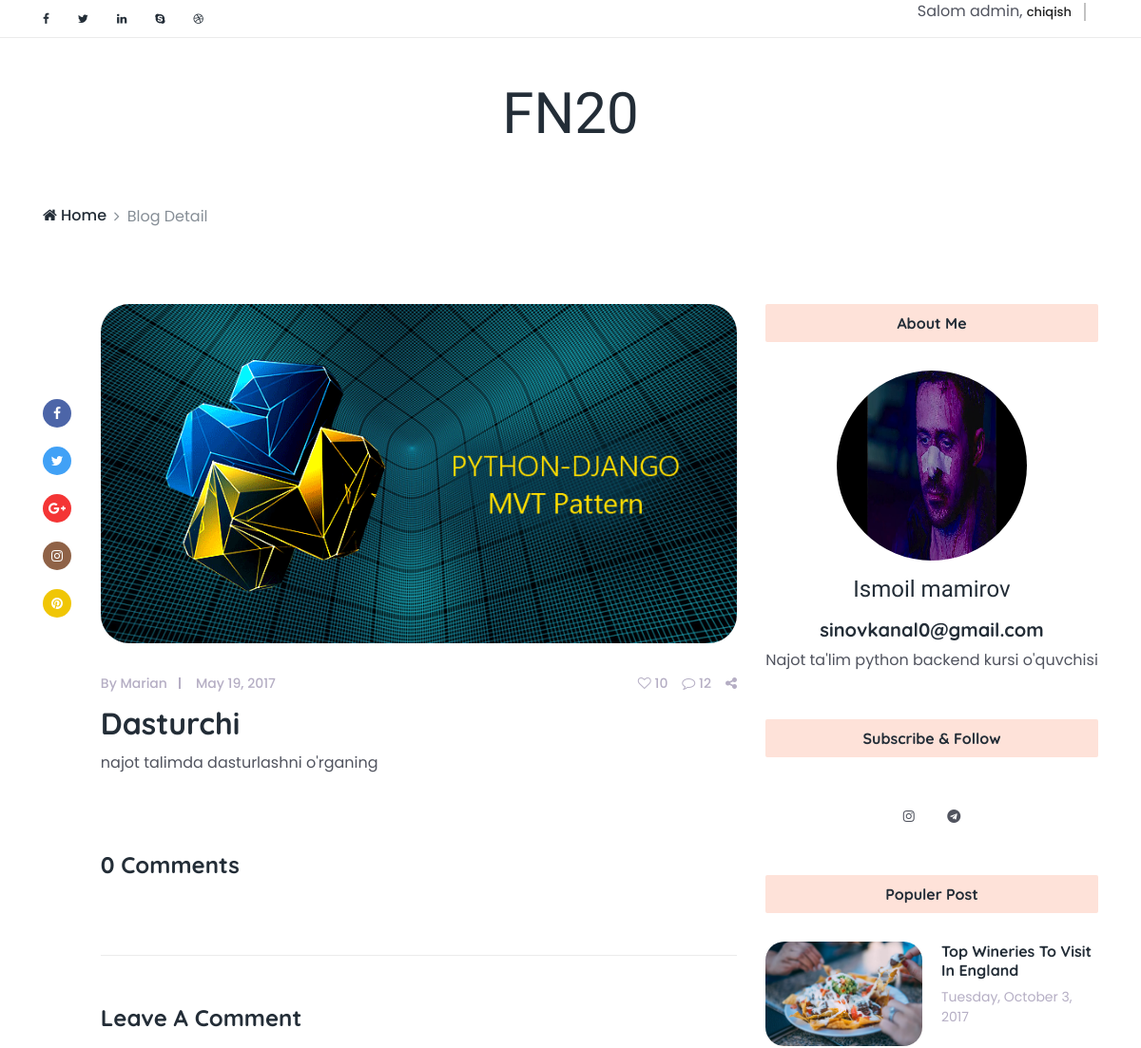
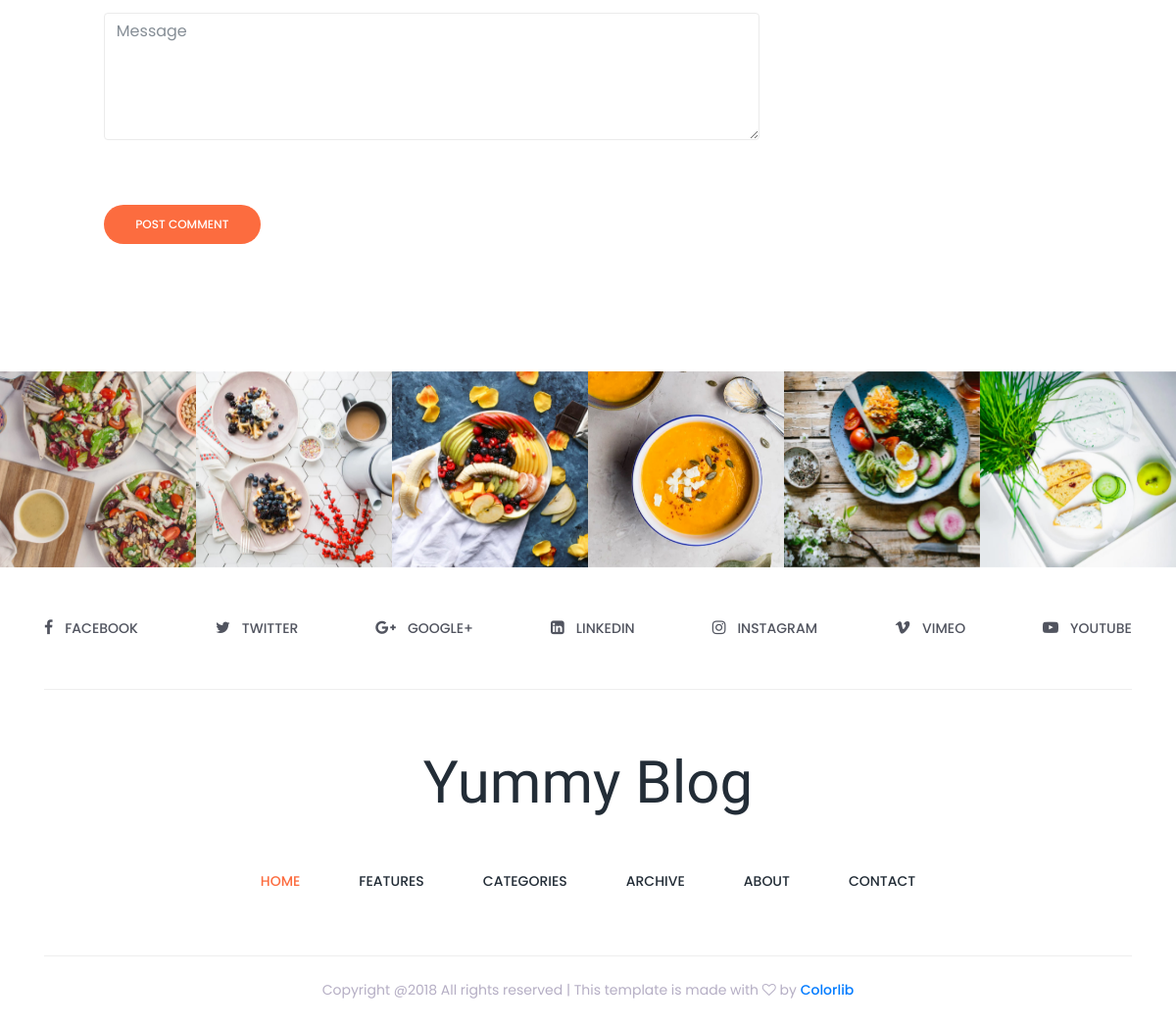
Screenshot of /blog-detail/1/ with the database file from the repository (2 pictures, top to bottom).
### main/models.py (models this page shows, shortened)
class User(AbstractUser):
    img = models.ImageField(upload_to='img', blank=True, null=True)
    bio = models.TextField(max_length=500, blank=True, null=True)
    def full_name(self):
        return f"{self.first_name} {self.last_name}"

class Blog(models.Model):
    author = models.ForeignKey(User, on_delete=models.CASCADE)
    title = models.CharField(max_length=255)
    body = models.TextField()
    create_at = models.DateTimeField(auto_now_add=True)
    @property
    def last_img(self):
        return BlogImg.objects.filter(blog__id = self.id).last().img

class BlogImg(models.Model):
    img = models.ImageField(upload_to='blog-img/')
    blog = models.ForeignKey(Blog, on_delete=models.CASCADE)

class SocialMedial(models.Model):
    user = models.ForeignKey(User, on_delete=models.CASCADE)
    name = models.CharField(max_length=120)
    url = models.URLField(max_length=255)

### main/views.py (the view)
# urls.py: path('blog-detail/<int:id>/', views.blog_detail, name='blog_detail'),
def blog_detail(request, id):
    blog = models.Blog.objects.get(id=id)
    user = models.User.objects.get(id=id)
    social = models.SocialMedial.objects.filter(user=user)
    comments = models.Comment.objects.filter(blog=blog)
    context = {
        'user':user,
        'blog':blog,
        'socials':social,
        'comment_count':comments.count(),
        'comments':comments
    }
    return render(request, 'blog-detail.html', context)

### templates/blog-detail.html (shortened to what this page needs)
<!DOCTYPE html>
<html lang="en">
{% load static %}
<head>
    <link href="{% static 'style.css' %}" rel="stylesheet">
    <link href="{% static 'css/responsive/responsive.css' %}" rel="stylesheet">
</head>
<body>
    <div class="top_header_area">
        <div class="container">
            <div class="row">
                <div class="col-5 col-sm-6">
                    <div class="top_social_bar">
                        <a href="#"><i class="fa fa-facebook" aria-hidden="true"></i></a>
                        <a href="#"><i class="fa fa-twitter" aria-hidden="true"></i></a>
                        <a href="#"><i class="fa fa-linkedin" aria-hidden="true"></i></a>
                        <a href="#"><i class="fa fa-skype" aria-hidden="true"></i></a>
                        <a href="#"><i class="fa fa-dribbble" aria-hidden="true"></i></a>
                    </div>
                </div>
                <div class="col-7 col-sm-6">
                    <div class="signup-search-area d-flex align-items-center justify-content-end">
                        {% if user.is_authenticated %}
                        <div class="login_register_area d-flex">
                            <div class="login">
                                <p>Salom {{user.username}}, <a href="{% url 'log_out' %}">chiqish</a></p>
                            </div>
                        </div>
                        {% endif %}
                    </div>
                </div>
            </div>
        </div>
    </div>
    <header class="header_area">
        <div class="container">
            <div class="row">
                <div class="col-12">
                    <div class="logo_area text-center">
                        <a href="index.html" class="yummy-logo">FN20</a>
                    </div>
                </div>
            </div>
        </div>
    </header>
    <div class="breadcumb-nav">
        <div class="container">
            <div class="row">
                <div class="col-12">
                    <nav aria-label="breadcrumb">
                        <ol class="breadcrumb">
                            <li class="breadcrumb-item"><a href="{% url 'index' %}"><i class="fa fa-home" aria-hidden="true"></i> Home</a></li>
                            <li class="breadcrumb-item active" aria-current="page">Blog Detail</li>
                        </ol>
                    </nav>
                </div>
            </div>
        </div>
    </div>
    <section class="single_blog_area section_padding_80">
        <div class="container">
            <div class="row justify-content-center">
                <div class="col-12 col-lg-8">
                    <div class="row no-gutters">
                        <div class="col-2 col-sm-1">
                            <div class="single-post-share-info mt-100">
                                <a href="#" class="facebook"><i class="fa fa-facebook" aria-hidden="true"></i></a>
                                <a href="#" class="twitter"><i class="fa fa-twitter" aria-hidden="true"></i></a>
                                <a href="#" class="googleplus"><i class="fa fa-google-plus" aria-hidden="true"></i></a>
                                <a href="#" class="instagram"><i class="fa fa-instagram" aria-hidden="true"></i></a>
                                <a href="#" class="pinterest"><i class="fa fa-pinterest" aria-hidden="true"></i></a>
                            </div>
                        </div>
                        <div class="col-10 col-sm-11">
                            <div class="single-post">
                                <div class="post-thumb">
                                    <img src="{{blog.last_img.url}}" alt="">
                                </div>
                                <div class="post-content">
                                    <div class="post-meta d-flex">
                                        <div class="post-author-date-area d-flex">
                                            <div class="post-author">
                                                <a href="#">By Marian</a>
                                            </div>
                                            <div class="post-date">
                                                <a href="#">May 19, 2017</a>
                                            </div>
                                        </div>
                                        <div class="post-comment-share-area d-flex">
                                            <div class="post-favourite">
                                                <a href="#"><i class="fa fa-heart-o" aria-hidden="true"></i> 10</a>
                                            </div>
                                            <div class="post-comments">
                                                <a href="#"><i class="fa fa-comment-o" aria-hidden="true"></i> 12</a>
                                            </div>
                                            <div class="post-share">
                                                <a href="#"><i class="fa fa-share-alt" aria-hidden="true"></i></a>
                                            </div>
                                        </div>
                                    </div>
                                    <a href="#">
                                        <h2 class="post-headline">{{blog.title}}</h2>
                                    </a>
                                    <p>{{blog.body}}</p>
                                </div>
                            </div>
                            <div class="comment_area section_padding_50 clearfix">
                                <h4 class="mb-30">{{comment_count}} Comments</h4>
                            </div>
                            {% if user.is_authenticated %}
                            <div class="leave-comment-area section_padding_50 clearfix">
                                <div class="comment-form">
                                    <h4 class="mb-30">Leave A Comment</h4>
                                    <form action="{% url 'comment_create' %}" method="post">
                                        <div class="form-group">
                                            <textarea class="form-control" name="message" id="message" cols="30" rows="10" placeholder="Message"></textarea>
                                        </div>
                                        <button type="submit" class="btn contact-btn">Post Comment</button>
                                    </form>
                                </div>
                            </div>
                            {% endif %}
                        </div>
                    </div>
                </div>
                <div class="col-12 col-sm-8 col-md-6 col-lg-4">
                    <div class="blog-sidebar mt-5 mt-lg-0">
                        <div class="single-widget-area about-me-widget text-center">
                            <div class="widget-title">
                                <h6>About Me</h6>
                            </div>
                            <div class="about-me-widget-thumb">
                                <img src="{{ user.img.url }}" alt="">
                            </div>
                            <h4 class="font-shadow-into-light">{{user.full_name}}</h4>
                            <h5>{{ user.email }}</h5>
                            <p>{{ user.bio }}</p>
                        </div>
                        <div class="single-widget-area subscribe_widget text-center">
                            <div class="widget-title">
                                <h6>Subscribe &amp; Follow</h6>
                            </div>
                            <div class="subscribe-link">
                                {% for social in socials %}
                                <a href="{{ social.url }}"><i class="fa fa-{{ social.name }}" aria-hidden="true"></i></a>
                                {% endfor %}
                            </div>
                        </div>
                        <div class="single-widget-area popular-post-widget">
                            <div class="widget-title text-center">
                                <h6>Populer Post</h6>
                            </div>
                            <div class="single-populer-post d-flex">
                                <img src="img/sidebar-img/1.jpg" alt="">
                                <div class="post-content">
                                    <a href="#">
                                        <h6>Top Wineries To Visit In England</h6>
                                    </a>
                                    <p>Tuesday, October 3, 2017</p>
                                </div>
                            </div>
                        </div>
                    </div>
                </div>
            </div>
        </div>
    </section>
    <div class="instargram_area owl-carousel section_padding_100_0 clearfix" id="portfolio">
        <div class="instagram_gallery_item">
            <img src="img/instagram-img/1.jpg" alt="">
        </div>
        <div class="instagram_gallery_item">
            <img src="img/instagram-img/2.jpg" alt="">
        </div>
        <div class="instagram_gallery_item">
            <img src="img/instagram-img/3.jpg" alt="">
        </div>
        <div class="instagram_gallery_item">
            <img src="img/instagram-img/4.jpg" alt="">
        </div>
        <div class="instagram_gallery_item">
            <img src="img/instagram-img/5.jpg" alt="">
        </div>
        <div class="instagram_gallery_item">
            <img src="img/instagram-img/6.jpg" alt="">
        </div>
    </div>
    <div class="social_icon_area clearfix">
        <div class="container">
            <div class="row">
                <div class="col-12">
                    <div class="footer-social-area d-flex">
                        <div class="single-icon">
                            <a href="#"><i class="fa fa-facebook" aria-hidden="true"></i><span>facebook</span></a>
                        </div>
                        <div class="single-icon">
                            <a href="#"><i class="fa fa-twitter" aria-hidden="true"></i><span>Twitter</span></a>
                        </div>
                        <div class="single-icon">
                            <a href="#"><i class="fa fa-google-plus" aria-hidden="true"></i><span>GOOGLE+</span></a>
                        </div>
                        <div class="single-icon">
                            <a href="#"><i class="fa fa-linkedin-square" aria-hidden="true"></i><span>linkedin</span></a>
                        </div>
                        <div class="single-icon">
                            <a href="#"><i class="fa fa-instagram" aria-hidden="true"></i><span>Instagram</span></a>
                        </div>
                        <div class="single-icon">
                            <a href="#"><i class="fa fa-vimeo" aria-hidden="true"></i><span>VIMEO</span></a>
                        </div>
                        <div class="single-icon">
                            <a href="#"><i class="fa fa-youtube-play" aria-hidden="true"></i><span>YOUTUBE</span></a>
                        </div>
                    </div>
                </div>
            </div>
        </div>
    </div>
    <footer class="footer_area">
        <div class="container">
            <div class="row">
                <div class="col-12">
                    <div class="footer-content">
                        <div class="footer-logo-area text-center">
                            <a href="index.html" class="yummy-logo">Yummy Blog</a>
                        </div>
                        <nav class="navbar navbar-expand-lg">
                            <div class="collapse navbar-collapse justify-content-center" id="yummyfood-footer-nav">
                                <ul class="navbar-nav">
                                    <li class="nav-item active">
                                        <a class="nav-link" href="#">Home <span class="sr-only">(current)</span></a>
                                    </li>
                                    <li class="nav-item">
                                        <a class="nav-link" href="#">Features</a>
                                    </li>
                                    <li class="nav-item">
                                        <a class="nav-link" href="#">Categories</a>
                                    </li>
                                    <li class="nav-item">
                                        <a class="nav-link" href="#">Archive</a>
                                    </li>
                                    <li class="nav-item">
                                        <a class="nav-link" href="#">About</a>
                                    </li>
                                    <li class="nav-item">
                                        <a class="nav-link" href="#">Contact</a>
                                    </li>
                                </ul>
                            </div>
                        </nav>
                    </div>
                </div>
            </div>
        </div>
        <div class="container">
            <div class="row">
                <div class="col-12">
                    <div class="copy_right_text text-center">
                        <p>Copyright @2018 All rights reserved | This template is made with <i class="fa fa-heart-o" aria-hidden="true"></i> by <a href="https://colorlib.com" target="_blank">Colorlib</a></p>
                    </div>
                </div>
            </div>
        </div>
    </footer>
</body>

### rows the page displays
User: username "admin", img (picture), full_name "Ismoil mamirov", email "sinovkanal0@gmail.com", bio "Najot ta'lim python backend kursi o'quvchisi"
Blog: last_img (picture), title "Dasturchi", body "najot talimda dasturlashni o'rganing"

### other values shown
{{ comment_count }} "0"
